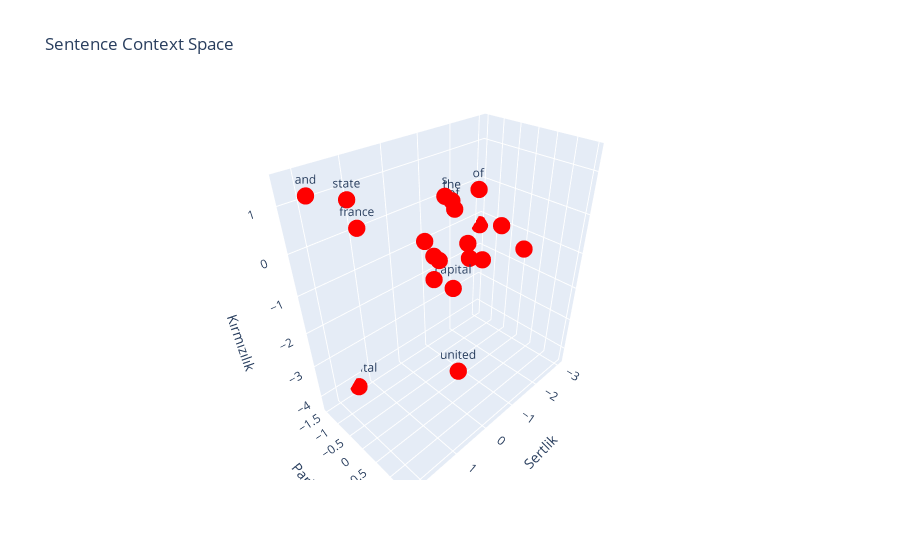

Notebook code for this chart:
### Code cell
sentences = [
  {
    "words": meanings_in_context.detach().numpy(),
    "labels": tokenizer.tokenize(sentence),
    "color": "red",
  },
]
plot_dots(sentences, "Sentence Context Space")

### Figure 1 — Plotly figure (JSON) as saved in the notebook; plotly's stock layout.template omitted (floating-point values rounded to 4 significant figures)
{"data": [{"hoverinfo": "text", "marker": {"color": "red", "size": 6}, "mode": "markers+text", "text": ["the", " ", "capital", " ", "of", " ", "united", " ", "state", "s", " ", "and", " ", "the", " ", "capital", " ", "of", " ", "france"], "type": "scatter3d", "x": [-3.051, -0.845, -0.8123, -0.9671, -1.409, 0.1209, 0.8794, -0.6837, 1.182, 0.1192, -0.8559, 2.246, -1.672, -0.763, -0.6074, 1.439, -0.7703, -0.9228, -1.449, 1.418], "y": [-1.5, -0.8113, -0.3055, 1.485, -0.857, 0.04225, 1.511, -0.8199, -1.233, 0.3874, 0.09058, -0.7446, 0.343, -0.3087, 0.7365, -1.479, -1.225, 0.2962, -0.3874, -0.6322], "z": [-1.308, -1.209, -1.757, -0.001243, -0.07777, -0.8926, -2.017, -1.028, 0.8573, 1.102, -0.3875, 1.417, -0.1634, 0.5112, -0.4157, -4.311, -0.8259, 0.8961, -1.226, 0.5533]}], "layout": {"scene": {"xaxis": {"title": {"text": "Sertlik"}}, "yaxis": {"title": {"text": "Parlaklık"}}, "zaxis": {"title": {"text": "Kırmızılık"}}}, "title": {"text": "Sentence Context Space"}}}
